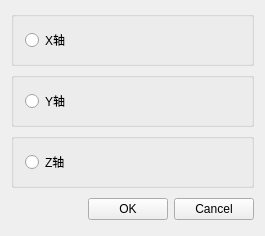
<?xml version="1.0" encoding="UTF-8"?>
<ui version="4.0">
 <class>te3DCanvasCoordinateAxisRenderDialogClass</class>
 <widget class="QWidget" name="te3DCanvasCoordinateAxisRenderDialogClass">
  <property name="geometry">
   <rect>
    <x>0</x>
    <y>0</y>
    <width>265</width>
    <height>198</height>
   </rect>
  </property>
  <property name="windowTitle">
   <string>te3DCanvasCoordinateAxisRenderDialog</string>
  </property>
  <layout class="QVBoxLayout" name="verticalLayout_3">
   <item>
    <layout class="QVBoxLayout" name="verticalLayout_2" stretch="100,0">
     <item>
      <layout class="QVBoxLayout" name="verticalLayout">
       <item>
        <widget class="QGroupBox" name="groupBox">
         <property name="title">
          <string/>
         </property>
         <layout class="QGridLayout" name="gridLayout">
          <item row="0" column="0">
           <widget class="QRadioButton" name="XRadioButton">
            <property name="text">
             <string>X轴</string>
            </property>
           </widget>
          </item>
         </layout>
        </widget>
       </item>
       <item>
        <widget class="QGroupBox" name="groupBox_2">
         <property name="title">
          <string/>
         </property>
         <layout class="QGridLayout" name="gridLayout_2">
          <item row="0" column="0">
           <widget class="QRadioButton" name="YRadioButton">
            <property name="text">
             <string>Y轴</string>
            </property>
           </widget>
          </item>
         </layout>
        </widget>
       </item>
       <item>
        <widget class="QGroupBox" name="groupBox_3">
         <property name="title">
          <string/>
         </property>
         <layout class="QGridLayout" name="gridLayout_3">
          <item row="0" column="0">
           <widget class="QRadioButton" name="ZRadioButton">
            <property name="text">
             <string>Z轴</string>
            </property>
           </widget>
          </item>
         </layout>
        </widget>
       </item>
      </layout>
     </item>
     <item>
      <layout class="QHBoxLayout" name="_2">
       <property name="spacing">
        <number>6</number>
       </property>
       <property name="leftMargin">
        <number>0</number>
       </property>
       <property name="topMargin">
        <number>0</number>
       </property>
       <property name="rightMargin">
        <number>0</number>
       </property>
       <property name="bottomMargin">
        <number>0</number>
       </property>
       <item>
        <spacer>
         <property name="orientation">
          <enum>Qt::Horizontal</enum>
         </property>
         <property name="sizeHint" stdset="0">
          <size>
           <width>131</width>
           <height>31</height>
          </size>
         </property>
        </spacer>
       </item>
       <item>
        <widget class="QPushButton" name="okButton">
         <property name="text">
          <string>OK</string>
         </property>
        </widget>
       </item>
       <item>
        <widget class="QPushButton" name="cancelButton">
         <property name="text">
          <string>Cancel</string>
         </property>
        </widget>
       </item>
      </layout>
     </item>
    </layout>
   </item>
  </layout>
 </widget>
 <layoutdefault spacing="6" margin="11"/>
 <resources/>
 <connections/>
</ui>
